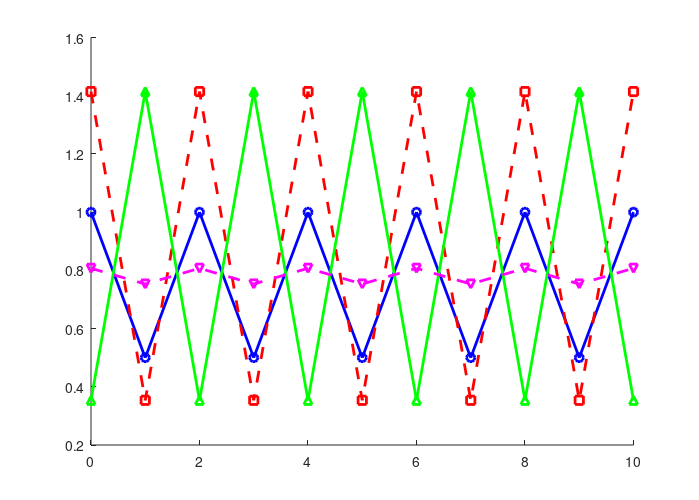

The MATLAB source for this figure: (Note: this script raises an error after producing the figure.)
clear all;
clc;

vS=[1;exp(-j*2*pi/3);exp(j*2*pi/3)];
yLa=1/2;
sLa=-1/2;
iLa=1/2;
yt=1/2;
sL=[sLa; sLa;sLa];
iL=[iLa;iLa;iLa];
yL=[yLa;yLa;yLa];
Y=[yt 0 0 ; 0 yt 0;0 0 yt]; 
Y_NS=-[yt,0,0;0,yt,0;0,0,yt]; 

maxIt=11;

vIterations=zeros(3,maxIt); 

Z=inv(Y+diag(yL)); 
w=-Z*Y_NS*vS;

vIterations(:,1)=vS;
err1=zeros(maxIt,1);
dist1=zeros(maxIt,1); 
vsol=0;

for it=2:maxIt
    
    
    fv=-conj(sL./vIterations(:,it-1))-(vIterations(:,it-1)./abs(vIterations(:,it-1))).*iL;
    err1(it-1)= max(abs(fv-(Y+diag(yL))*vIterations(:,it-1)-Y_NS*vS)); 
    dist1(it-1)= max(abs(vIterations(:,it-1)-vsol)); 
    str=[num2str(err1(it-1)), '\n']; 
    fprintf(str);
    vIterations(:,it)=  (Y+diag(yL))\ (fv-Y_NS*vS);
    
    
end
vSol=vIterations(:,end); 
fv=-conj(sL./vSol)-(vSol./abs(vSol)).*iL;
err1(end)=max(abs(fv-(Y+diag(yL))*vSol-Y_NS*vS)); 
dist1(end)=max(abs(vSol-vsol)); 


%% Second plot

sLa2=sLa;
sL2=[sLa2; sLa2;sLa2];
vIterations2=zeros(3,maxIt); 


vIterations2(:,1)=2*sqrt(-sLa)*vS;
err2=zeros(maxIt,1);
dist2=zeros(maxIt,1); 

for it=2:maxIt
    
    
    fv=-conj(sL./vIterations2(:,it-1))-(vIterations2(:,it-1)./abs(vIterations2(:,it-1))).*iL;
    err2(it-1)= max(abs(fv-(Y+diag(yL))*vIterations2(:,it-1)-Y_NS*vS)); 
    dist2(it-1)= max(abs(vIterations2(:,it-1)-vsol)); 
    str=[num2str(err2(it-1)), '\n']; 
    fprintf(str);
    vIterations2(:,it)=  (Y+diag(yL))\ (fv-Y_NS*vS);
    
    
end
vSol2=vIterations2(:,end); 
fv=-conj(sL./vSol2)-(vSol2./abs(vSol2)).*iL;
err2(end)=max(abs(fv-(Y+diag(yL))*vSol2-Y_NS*vS)); 
dist2(end)=max(abs(vSol2-vsol)); 

%% Third plot
sLa3=sLa;
sL3=[sLa3; sLa3;sLa3];

vIterations3=zeros(3,maxIt); 

vIterations3(:,1)=0.5*sqrt(-sLa)*vS;
err3=zeros(maxIt,1);
dist3=zeros(maxIt,1); 

for it=2:maxIt
    
    
    fv=-conj(sL./vIterations3(:,it-1))-(vIterations3(:,it-1)./abs(vIterations3(:,it-1))).*iL;
    err3(it-1)= max(abs(fv-(Y+diag(yL))*vIterations3(:,it-1)-Y_NS*vS)); 
   dist3(it-1)= max(abs(vIterations3(:,it-1)-vsol)); 
    str=[num2str(err3(it-1)), '\n']; 
    fprintf(str);
    vIterations3(:,it)=  (Y+diag(yL))\ (fv-Y_NS*vS);
    
    
end
vSol3=vIterations3(:,end); 
fv=-conj(sL./vSol3)-(vSol3./abs(vSol3)).*iL;
err3(end)=max(abs(fv-(Y+diag(yL))*vSol3-Y_NS*vS)); 
dist3(end)=max(abs(vSol3-vsol)); 


%% Fourth plot
sLa4=sLa;
sL4=[sLa4; sLa4;sLa4];

vIterations4=zeros(3,maxIt); 

vIterations4(:,1)=sqrt(-sLa)*vS+0.1;
err4=zeros(maxIt,1);
dist4=zeros(maxIt,1); 

for it=2:maxIt
    
    
    fv=-conj(sL./vIterations4(:,it-1))-(vIterations4(:,it-1)./abs(vIterations4(:,it-1))).*iL;
    err4(it-1)= max(abs(fv-(Y+diag(yL))*vIterations4(:,it-1)-Y_NS*vS)); 
    dist4(it-1)= max(abs(vIterations4(:,it-1)-vsol)); 
    str=[num2str(err4(it-1)), '\n']; 
    fprintf(str);
    vIterations4(:,it)=  (Y+diag(yL))\ (fv-Y_NS*vS);
    
    
end
vSol4=vIterations4(:,end); 
fv=-conj(sL./vSol4)-(vSol4./abs(vSol4)).*iL;
err4(end)=max(abs(fv-(Y+diag(yL))*vSol4-Y_NS*vS)); 
dist4(end)=max(abs(vSol4-vsol)); 



%% Plots

x0=2;
y0=2;
width=7;
height=5;
twoNodeFigure=figure('Units','inches',...
'Position',[x0 y0 width height],...
'PaperPositionMode','auto');
set(twoNodeFigure, 'Name', 'twoNodeFigure');
hold on;


h1= plot(0:maxIt-1,dist1(1:maxIt) , 'b-o','lineWidth',2);
hold on
 h2=plot(0:maxIt-1,dist2(1:maxIt),'r--s','lineWidth',2);
 hold on
 h3= plot(0:maxIt-1,dist3(1:maxIt) , 'g-^','lineWidth',2);
hold on
 h4=plot(0:maxIt-1,dist4(1:maxIt),'m--v','lineWidth',2);

 


currentAxes=get(twoNodeFigure,'CurrentAxes');
set(0,'defaulttextinterpreter','latex')
set(currentAxes,'XTick',0:2:maxIt-1);
set(currentAxes,'XtickLabels',0:2:maxIt-1);
set(currentAxes,'YTick',[floor(min(min([dist1; dist2;dist3;dist4]))):0.2:ceil(max(max([dist1;dist2;dist3;dist4])))]);
YTickLabelSet=floor(min(min([dist1; dist2;dist3;dist4]))):0.2:ceil(max(max([dist1;dist2;dist3;dist4])));
% set(currentAxes,'YTickLabel',[]);
xlim([0 maxIt-1]);
 ylim([floor(min([dist1; dist2;dist3;dist4])) ceil(max([dist1;dist2;dist3;dist4]))+0.1]);
% HorizontalOffset = 0.05;
ax=axis;
% yTicks=get(currentAxes,'YTick');
% for i = 1:length(YTickLabelSet)
% %Create text box and set appropriate properties
%      text(ax(1) - HorizontalOffset,yTicks(i),['$\mathbf{10^{' num2str( YTickLabelSet(i)) '}}$'],...
%          'HorizontalAlignment','Right','interpreter', 'latex','fontSize',14,'fontName','Times New Roman');   
% end
set(currentAxes,'fontSize',14); 
grid on; 
set(currentAxes, 'box','on'); 
xlabel('Iteration $t$','FontName','Times New Roman'); 
set(currentAxes,'FontName','Times New Roman');

ylabel('$\| \mathbf{v}[t]\|_{\infty}$'); 
yLabel=get(currentAxes,'yLabel');
set(yLabel,'Position',get(yLabel,'Position')-[0 0 0]);
legendTEXT=legend([h1, h2, h3, h4], '$\mathbf{v}[0]=\mathbf{v}_{\mathrm{s}}$',...
    '$\mathbf{v}[0]=2\mathbf{v}^{\mathrm{sol}}$','$\mathbf{v}[0]=0.5\mathbf{v}^{\mathrm{sol}}$', '$\mathbf{v}[0]=\mathbf{v}^{\mathrm{sol}}+0.1 \mathbf{v}_{\mathrm{S}}$');
set(legendTEXT,'interpreter','Latex'); 
set(legendTEXT,'fontSize',14); 
set(legendTEXT,'fontname','Times New Roman');
set(legendTEXT,'fontWeight','Bold');
set(legend,'orientation','Vertical'); 
set(legend,'location','NorthEast');
set(currentAxes,'box','on');
% 
cd('Figures'); 
print -dpdf twoNodeFigure.pdf
print -depsc2 twoNodeFigure

cd('..'); 